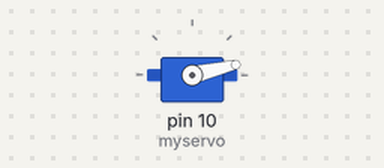
This sketch was run on a simulated Arduino Uno, built with avr-gcc and run on an emulated ATmega328P. Parts: servo.

Above: at 0.05 s.
At 0.55 s:
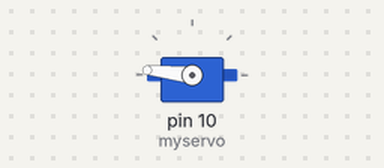
At 0.8 s:
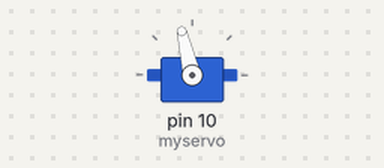
At 1.05 s:
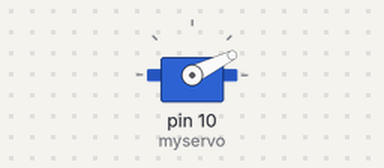
Timing chart, 0 to 3.0 s (numbered marks = the images above):
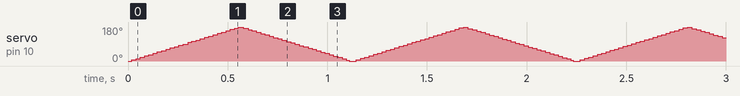

The sketch:

engr_lab-r3-servo-test.ino
```cpp
/* ServoTest with Arduino
   Author: Dr. JAK
   Date: 10/25/15 */

#include <Servo.h> // include the Servo library

Servo myservo; //create the servo object
int pos=0; //variable to store the servo position

void setup()
{
  myservo.attach(10); // attaches the servo on pin 12 to a servo object
}

void loop()
{
  for (pos=0;pos<=180;pos+=1) { // goes from 0 degrees to 180 deg in steps of 1 deg
    myservo.write(pos);              // tell servo to go to position in variable 'pos'
    delay(3);                       // waits 15 ms for the servo to reach the position
  }
  for (pos=180;pos>=0;pos-=1) { // goes from 180 degrees to 0 degrees
    myservo.write(pos);              // tell servo to go to position in variable 'pos'
    delay(3);                       // waits 15ms for the servo to reach the position
  }
  delay(10);
}
```
